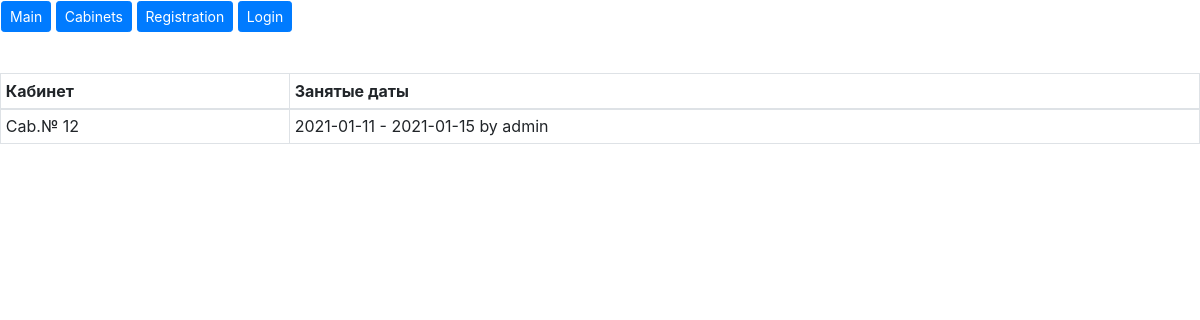
Before: /cabinet/12/ with the older database file.
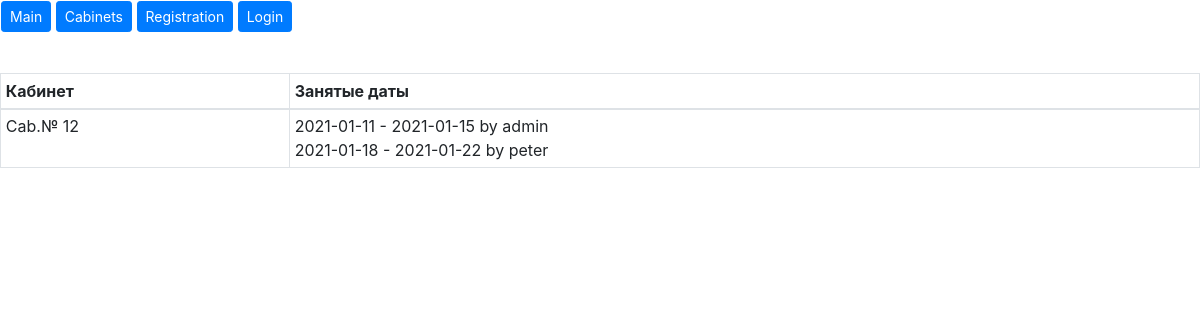
After: the same page with the newer database file.
### workspace/models.py (models this page shows, shortened)
class Booking(models.Model):
    booking_start = models.DateField()
    booking_end = models.DateField()
    cabinet = models.ForeignKey(Cabinet, on_delete=models.CASCADE)
    customer = models.ForeignKey(User, on_delete=models.CASCADE)
    def __str__(self):
        return f"{self.booking_start} - {self.booking_end} by {self.customer}"

### workspace/views.py (the view)
# urls.py: path('cabinet/<room>/', cabinet),
def cabinet(request, room, error=''):
    name = request.user.get_username()
    cab = Cabinet.objects.get(room_number=room)
    date_today = date.today()
    booking = Booking.objects.filter(cabinet=cab, booking_end__gte=date_today).order_by('booking_start')
    date_today = str(date_today)
    context = {'cab': cab, 'booking': booking, 'name': name, 'date': date_today, 'error': error}
    return render(request, 'cabinet.html', context)

### workspace/models.py (called while the page is built)
    def __str__(self):
        return f"Cab.№ {self.room_number}"

### templates/cabinet.html (shortened to what this page needs)
{% extends "base.html" %}
{% block content %}
<br>
<table class="table table-sm table-bordered">
    <thead>
    <tr>
        <th>Кабинет</th>
        <th>Занятые даты</th>
    </tr>
    </thead>
    <tbody>
    <tr>
        <td>{{ cab }}</td>
        <td>
            {% for book in booking %}
            {{ book }}
            <br>
            {% endfor %}
        </td>
    </tr>
    </tbody>
</table>
{% endblock %}

Changed rows visible on the page:
added Booking: booking_start+booking_end+customer "2021-01-18 - 2021-01-22 by peter"
